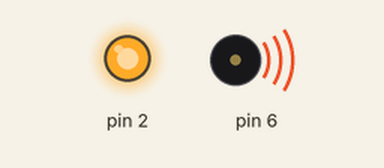
The sketch below on a simulated Arduino Uno, built with avr-gcc and run on an emulated ATmega328P. On the bench: output pins drawn as LEDs (lit = HIGH), buzzer (waves = sounding). What the sketch prints to the serial monitor is not drawn.

Above: at 6.3 s.
At 61.4 s:
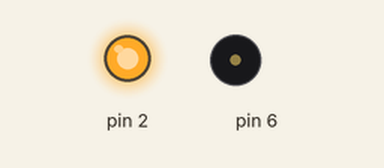
Timing chart, 0 to 62.9 s (numbered marks = the images above):
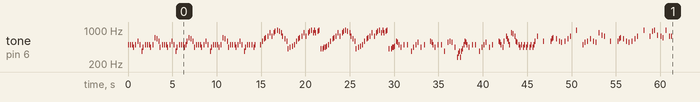

The sketch:

jojo.ino
```cpp
//First Octave

#define Red1 131
#define DOrange1 277
#define Orange1 294
#define LOrange1 311
#define Yellow1 330
#define LGreen1 349
#define Green1 370
#define DGreen1 392
#define LBlue1 415
#define Blue1 440
#define Purple1 466
#define Pink1 494

//Second Octave

#define Red2 523
#define DOrange2 554
#define Orange2 587
#define LOrange2 622
#define Yellow2 659
#define LGreen2 698
#define Green2 740
#define DGreen2 784
#define LBlue2 831
#define Blue2 880
#define Purple2 932
#define Pink2 988

//Third Octave

#define Red3 1047
#define DOrange3 1109
#define Orange3 1175
#define LOrange3 1245
#define Yellow3 1319
#define LGreen3 1397
#define Green3 1480
#define DGreen3 1568
#define LBlue3 1661
#define Blue3 1760
#define Purple3 1865
#define Pink3 1976

int S[] = {
  Pink1, 0, Pink1, 0, Pink1, Blue1, 0, Pink1, 0, Orange2, 0, Pink1, 0, Green1, Blue1, 0, Pink1, 0, Pink1, 0, Pink1, Blue1, 0, Pink1, 0, LGreen2, 0, Yellow2, 0, Orange2, Blue1, 0, Pink1, 0, Pink1, 0, Pink1, Blue1, 0, Pink1, 0, Orange2, 0, Pink1, 0, Green1, Blue1, 0, Pink1, 0, Pink1, 0, Pink1, Blue1, Pink1, Orange2, 0, LGreen2, 0, Yellow2, 0, Orange2, Blue1, 0, Pink1, 0, Pink1, 0, Pink1, Blue1, 0, Pink1, 0, Orange2, 0, Pink1, 0, Green1, Blue1, 0, Pink1, 0, Pink1, 0, Pink1, Blue1, 0, Pink1, 0, LGreen2, 0, Yellow2, 0, Orange2, Blue1, 0, Pink1, 0, Pink1, 0, Pink1, Blue1, 0, Pink1, 0, Orange2, 0, Pink1, 0, Green1, Blue1, 0, Pink1, 0, Pink1, 0, Pink1, 0, Blue1, Pink1, 0, 0, 0, 0, Pink1, 0,
  Orange2, 0, Yellow2, LGreen2, 0, Green2, 0, Blue2, 0, Green2, 0, Blue2, Purple2, 0, Pink2, 0, Purple2, 0, Blue2, Green2, 0, Yellow2, 0, Orange2, LBlue1, 0, Blue1, 0, Purple1, 0, Pink1, 0, Orange2, 0, Yellow2, LGreen2, 0, Green2, 0, Blue2, 0, Green2, 0, Blue2, Purple2, 0, Pink2, 0, Blue2, Pink2, Blue2, 0, Purple2, Pink2, 0, LBlue1, 0, LBlue1, Blue1, Blue1, Purple1, 0, Pink1, 0, Orange2, 0, Yellow2, LGreen2, 0, Green2, 0, Blue2, 0, Green2, 0, Blue2, Purple2, 0, Pink2, 0, Purple2, 0, Blue2, Green2, 0, Yellow2, 0, Orange2, LBlue1, 0, Blue1, 0, Purple1, 0, Pink1, 0, Orange2, 0, Yellow2, LGreen2, 0, Green2, 0, Blue2, 0, Green2, 0, Blue2, Purple2, 0, Pink2, 0, Blue2, Pink2, Blue2, 0, Purple2, Pink2, 0, LBlue1, 0, LBlue1, Blue1, Blue1, Purple1, 0,
  Orange2, DOrange2, Pink1, 0, Blue1, 0, 0, Pink1, 0, 0, Pink1, 0, 0, 0, Green1, 0, Blue1, 0, Pink1, 0, DOrange2, 0, 0, Blue1, 0, 0, Pink1, 0, 0, 0, 0, 0, Orange2, DOrange2, Pink1, 0, Blue1, 0, 0, Pink1, 0, 0, Pink1, 0, 0, Green1, 0, 0, DOrange2, 0, Orange2, 0, DOrange2, 0, 0, Blue1, 0, DOrange1, Yellow1, Green1, DOrange1, Green1, LBlue1, Pink1, Orange2, DOrange2, Pink1, 0, Blue1, 0, 0, Pink1, 0, 0, Pink1, 0, 0, 0, Green1, 0, Blue1, 0, Pink1, 0, DOrange2, 0, 0, Blue1, 0, 0, Pink1, 0, 0, 0, 0, 0, Orange2, DOrange2, Pink1, 0, Blue1, Orange2, 0, Green2, Yellow2, Orange2, Pink1, 0, Blue2, LBlue2, 0, Green2, Orange2, DOrange2, 0, Pink1, Blue1, Pink1, 0, Blue1, Pink1, 0, Blue1, Pink1, 0, Blue1, Pink1, 0, Blue1, Pink1, Orange2, 0,
  Green2, 0, 0, 0, 0, 0, Orange2, 0, 0, 0, 0, 0, 0, Orange2, Yellow2, LGreen2, 0, 0, Yellow2, 0, 0, Orange2, 0, DOrange2, 0, 0, Orange2, 0, 0, Yellow2, 0, Green2, 0, 0, 0, 0, 0, Pink2, 0, 0, 0, 0, 0, Pink1, 0, DOrange2, 0, Orange2, 0, 0, Yellow2, 0, 0, Orange2, 0, DOrange2, 0, 0, Blue2, 0, 0, DGreen2, 0, Green2, 0, 0, 0, 0, 0, Orange2, 0, 0, 0, 0, 0, 0, Orange2, Yellow2, LGreen2, 0, 0, Yellow2, 0, 0, Orange2, 0, DOrange2, 0, 0, Orange2, 0, 0, Yellow2, 0, Green2, 0, 0, 0, 0, 0, Pink2, 0, 0, 0, 0, 0, Green2, 0, Purple2, 0, Pink2, 0, 0, DGreen2, 0, 0, Green2, 0, LGreen2, 0, 0, Pink2, 0, 0, Green2, 0, Green2
};
int L = sizeof(S);
int nds = 10;

void setup() {
  Serial.begin(115200);
  pinMode(2, OUTPUT);
  L = L / 2;
  Serial.println(L);
  Tone();
}

void loop() {
}

void Tone() {
  digitalWrite(2, HIGH);
  for (int n = 0; n < L; n++) {
    int nd = 1000 / nds;
    tone(6, S[n], nd);
    int d = nd * 1.2;
    delay(d);
    noTone(6);
  }
}
```
